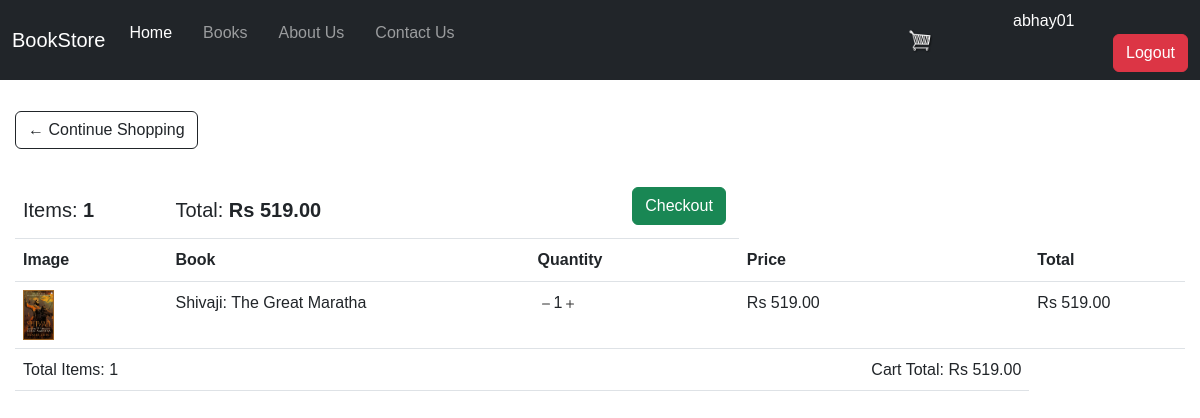
The app's page /bookstore/cart/ (signed in) with its own data.
### book_app/models.py (models this page shows, shortened)
class OrderItem(models.Model):
    book=models.ForeignKey(Book, on_delete=models.CASCADE,null=True, blank=True,related_name='prod_order')
    order=models.ForeignKey(Order, on_delete=models.CASCADE, null=True, blank=True, related_name='prod_order_item')
    quantity=models.IntegerField(null=True, blank=True)
    date_added=models.DateTimeField(auto_now_add=True)
    @property
    def get_price(self):
        if self.book is not None and self.quantity is not None:
            total = self.book.price * self.quantity
            return total
        else:
            return Decimal('0')

class Book(models.Model):
    name=models.CharField(max_length=200, null=True)
    description=models.TextField(default='SOME STRING')
    price=models.DecimalField(default=00000,max_digits=7, decimal_places=2)
    image=models.ImageField(null=True, blank=True)
    @property
    def imageURL(self):
        try:
            url=self.image.url
        except:
            url=''
        return url

### book_app/views.py (the view)
# urls.py: path('cart/',views.cart, name='cart'),
@login_required
def cart(request):
    data=orderData(request)
    order_items=data['order_items']
    total_cart_items=0
    if 'order_items' in data:
        total_cart_items=sum(item.quantity for item in data['order_items'])
    total_cart_price=0
    if 'order_items' in data:
        total_cart_price=sum(item.get_price for item in data['order_items'])
    context={'order_items' : order_items, 'total_cart_items' : total_cart_items, 'total_cart_price': total_cart_price, }
    if request.method == 'POST' and 'checkout' in request.POST:
        order = process_payment(request.user, order_items, total_cart_price)
        if order:
            if 'order_items' in request.session:
                del request.session['order_items']
            return redirect('cart')
    return render(request,'cart.html', context)

### book_app/utils.py (called while the page is built)
def get_or_create_customer(user):
    try:
        customer = user.customer
    except Customer.DoesNotExist:
        customer = Customer.objects.create(user=user)
    return customer

def orderData(request):
    user = request.user
    customer = get_or_create_customer(user)
    open_orders=Order.objects.filter(customer=customer, complete_order=False)
    if open_orders.exists():
        order = open_orders.first()
        order_items=OrderItem.objects.filter(order=order)
    else:
        order=None
        order_items=[]
    return {'order_items' : order_items, }

### book_app/templates/cart.html (shortened to what this page needs)
{% extends "base.html" %}
{% load static %}
{% block content %}
<main>
    <div class="row">
        <div class="col-lg-12">
            <div class="box-element">
                <a  class="btn btn-outline-dark mt-3" href="{% url 'booklist' %}">&#x2190; Continue Shopping</a>
                <br>
				<br>
            <table class="table">
            <thead>
                {% if order_items %}
                <tr>
                    <th><h5>Items: <strong>{{ total_cart_items }}</strong></h5></th>
                    <th><h5>Total:<strong> Rs {{ total_cart_price }}</strong></h5></th>
                    <th>
                        <a  style="float:right; margin:5px;" class="btn btn-success" href="{% url 'checkout' %}">Checkout</a>
                    </th>
                </tr>
                <tr>
                    <th>Image</th>
                    <th>Book</th>
                    <th>Quantity</th>
                    <th>Price</th>
                    <th>Total</th>
                </tr>
            </thead>
            <tbody>
                    {% for item in order_items %}
                        <tr>
                            <td><img class="row-image" height=50px src="{{ item.book.imageURL }}"></td>
                            <td>{{ item.book.name }}</td>
                            <td><a href="{% url 'remove_from_cart' pk=item.book.pk %}"><svg xmlns="http://www.w3.org/2000/svg" width="16" height="16" fill="currentColor" class="bi bi-dash" viewBox="0 0 16 16">
                                <path d="M4 8a.5.5 0 0 1 .5-.5h7a.5.5 0 0 1 0 1h-7A.5.5 0 0 1 4 8"/>
                              </svg></a>{{ item.quantity }}<a href="{% url 'add_to_cart' pk=item.book.pk %}"><svg xmlns="http://www.w3.org/2000/svg" width="16" height="16" fill="currentColor" class="bi bi-plus" viewBox="0 0 16 16">
                                <path d="M8 4a.5.5 0 0 1 .5.5v3h3a.5.5 0 0 1 0 1h-3v3a.5.5 0 0 1-1 0v-3h-3a.5.5 0 0 1 0-1h3v-3A.5.5 0 0 1 8 4"/></a>
                              </svg></td>
                            <td>Rs {{ item.book.price }}</td>
                            <td>Rs {{ item.get_price }}</td>
                        </tr>
                    {% endfor %}
					<tr>
                        <td colspan="3">Total Items: {{ total_cart_items }}</td>
                        <td style="text-align: right">Cart Total: Rs {{ total_cart_price }}</td>
                    </tr>
                {% else %}
                    <tr>
                        <td colspan="4">Your cart is empty.</td>
                    </tr>
                {% endif %}
            </tbody>
        </table>
</main>
{% endblock %}

### templates/base.html (shortened to what this page needs)
{% load static %}
<!DOCTYPE html>
<html lang="en">
<head>
  <nav class="navbar navbar-expand-lg navbar-dark bg-dark">
    <div class="container-fluid">
      <a class="navbar-brand" href={% url 'home' %}>BookStore</a>
      <div class="collapse navbar-collapse justify-content-center" id="navbarSupportedContent">
        <ul class="navbar-nav me-auto mb-2 mb-lg-0">
          <li class="nav-item">
            <a class="nav-link active" aria-current="page" href={% url 'home' %}>Home</a>
          </li>
          <li class="nav-item">
            <a class="nav-link" href={% url 'booklist'%}>Books</a>
          </li>
          <li class="nav-item">
            <a class="nav-link" href="#">About Us</a>
          </li>
          <li class="nav-item">
            <a class="nav-link" href="#">Contact Us</a>
          </li>
        </ul>
      </div>
      <div class="form-inline my-2 my-lg-0 ">
        <a href="{% url 'cart' %}">
          <img  style= "margin-right: 80px" id="cart-icon" src="{% static 'images/cart.png' %}">
        </a>
      </div>
        {% if user.is_authenticated %}
          <div class="form-inline">
              <div class=" text-white bg-dark me-2">{{ user.username }}</div>
              <a href={% url 'logout' %}><button class="btn btn-danger my-2 my-sm-0" style = "margin-left: 100px; " type="submit">Logout</button></a>
          </div>
        {% endif %}
    </nav>
  <link href="https://cdn.jsdelivr.net/npm/bootstrap@5.3.0-alpha1/dist/css/bootstrap.min.css" rel="stylesheet">
  <link rel="stylesheet" type="text/css" href="{% static 'css/style.css' %}">
</head>
<body>
    {% block content %}
    {% endblock content %}
</body>
</html>

### static/css/style.css (style rules this page uses)
body { font-family: Arial, sans-serif; line-height: 1.6; margin: 0; padding: 0; }
nav { background-color: #eee; padding: 15px; }
nav ul { list-style-type: none; margin: 0; padding: 0; }
nav li { display: inline-block; margin-right: 15px; }
#cart-icon { width:25px; display: inline-block; margin-left: 10px; }
nav a { color: #333; text-decoration: none; }
main { padding: 15px; }
ul { list-style-type: none; margin: 0; padding: 0; }
li { margin-bottom: 15px; }
a { color: #333; text-decoration: none; }

### records on screen
OrderItem: book.imageURL (picture), book.name "Shivaji: The Great Maratha", quantity "1", book.price "519.00", get_price "519.00"

### other values on screen
{{ user.username }} "abhay01"
{{ total_cart_items }} "1"
{{ total_cart_price }} "519.00"
